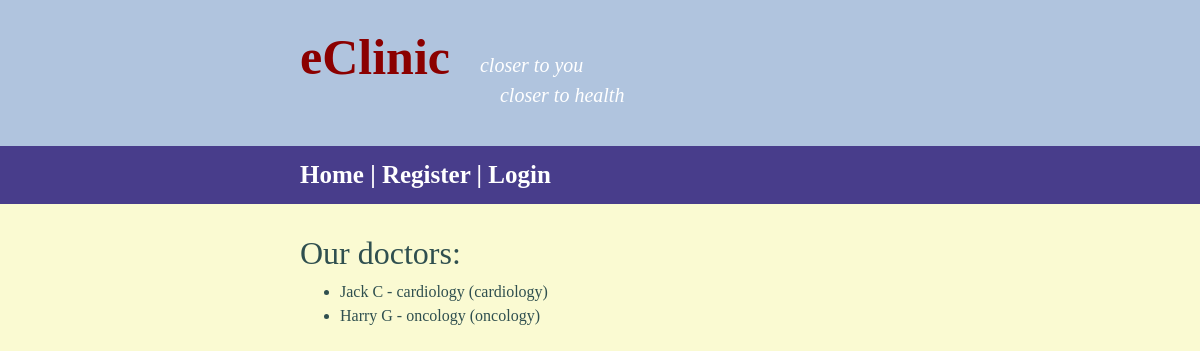
The app's page /visits/doctors with its own data.
### visits/models.py (models this page shows)
class Doctor(models.Model):
    doctor = models.CharField(max_length=50)
    specialization = models.ForeignKey(Specialization, on_delete=models.CASCADE)
    def __str__(self):
        return f"{self.doctor} - {self.specialization}"

class Specialization(models.Model):
    specialization = models.CharField(max_length=100)
    def __str__(self):
        return self.specialization

### visits/views.py (the view)
# urls.py: path('doctors', views.doctors_list, name="doctors"),
def doctors_list(request):
    return render(request, "visits/doctors_list.html",
                  {"doctors": Doctor.objects.all()})

### visits/templates/visits/doctors_list.html (shortened to what this page needs)
{% extends "base.html" %}
{% block content %}
    <div id="main-content">
        <h2>
            Our doctors:
        </h2>
        <ul>
            {% for doctor in doctors %}
                <li>
                    {{doctor}} ({{doctor.specialization}})
                </li>
            {% endfor %}
        </ul>
    </div>
{% endblock %}

### website/static/website/styles.css (style rules this page uses)
body { font-family: serif; color: DarkSlateGray; background-color: LightGoldenRodYellow; }
#main-content { padding: 30px 300px 30px 300px; }

### records on screen
Doctor: doctor+specialization "Jack C - cardiology", specialization "cardiology"
Doctor: doctor+specialization "Harry G - oncology", specialization "oncology"
